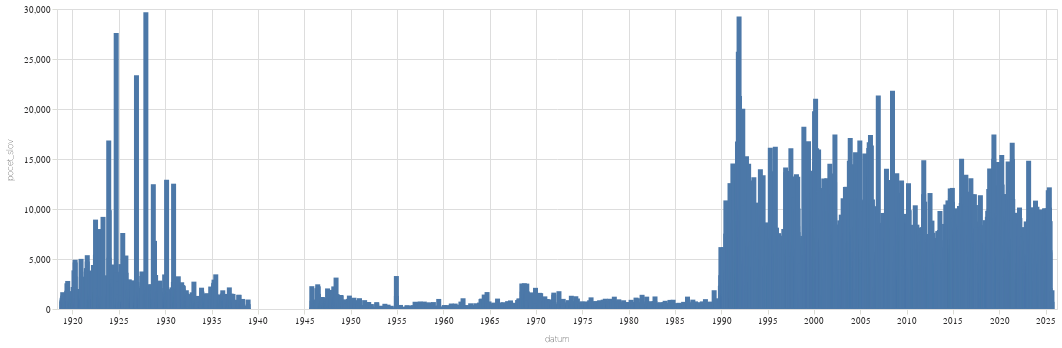

Here is the notebook cell this chart was saved with:
### Code cell
alt.Chart(
    df.filter(pl.col("pocet_slov") <= 100).group_by_dynamic(index_column="datum",every="3m").agg(pl.col("pocet_slov").sum()).to_pandas(),
    width=1000
).mark_bar(
).encode(
    alt.X("datum:T"),
    alt.Y("pocet_slov:Q")
)

### Figure 1 — Vega-Lite specification as saved in the notebook (floating-point values rounded to 4 significant figures; data arrays with more than 128 entries replaced by an {"elided": "..."} marker saying what was removed)
{"config": {"title": {"font": "Noticia Text", "fontSize": 11.5, "anchor": "start", "lineHeight": 19, "fontWeight": "bolder", "subtitleFont": "Noticia Text", "subtitleFontSize": 10, "subtitleLineHeight": 15, "subtitlePadding": 10, "dy": -10, "color": "#292829", "subtitleColor": "#292829"}, "axis": {"labelFont": "Asap", "titleFont": "Asap", "fontWeight": "lighter", "titleFontWeight": "lighter", "labelFontSize": 9, "titleFontSize": 9, "labelPadding": 2, "titlePadding": 9, "domainOpacity": 0, "tickColor": "#DCDDD6", "labelColor": "#292829"}, "legend": {"labelFont": "Asap", "labelFontWeight": "normal", "titleFont": "Asap", "titleFontWeight": "normal", "labelFontSize": 9, "titleFontSize": 9, "labelColor": "#292829"}}, "data": {"name": "data-57f143f6e1880d4ecdb0dd04413cb288"}, "mark": {"type": "bar"}, "encoding": {"x": {"field": "datum", "type": "temporal"}, "y": {"field": "pocet_slov", "type": "quantitative"}}, "width": 1000, "$schema": "https://vega.github.io/schema/vega-lite/v5.8.0.json", "datasets": {"data-57f143f6e1880d4ecdb0dd04413cb288": {"elided": "4271 records"}}}
